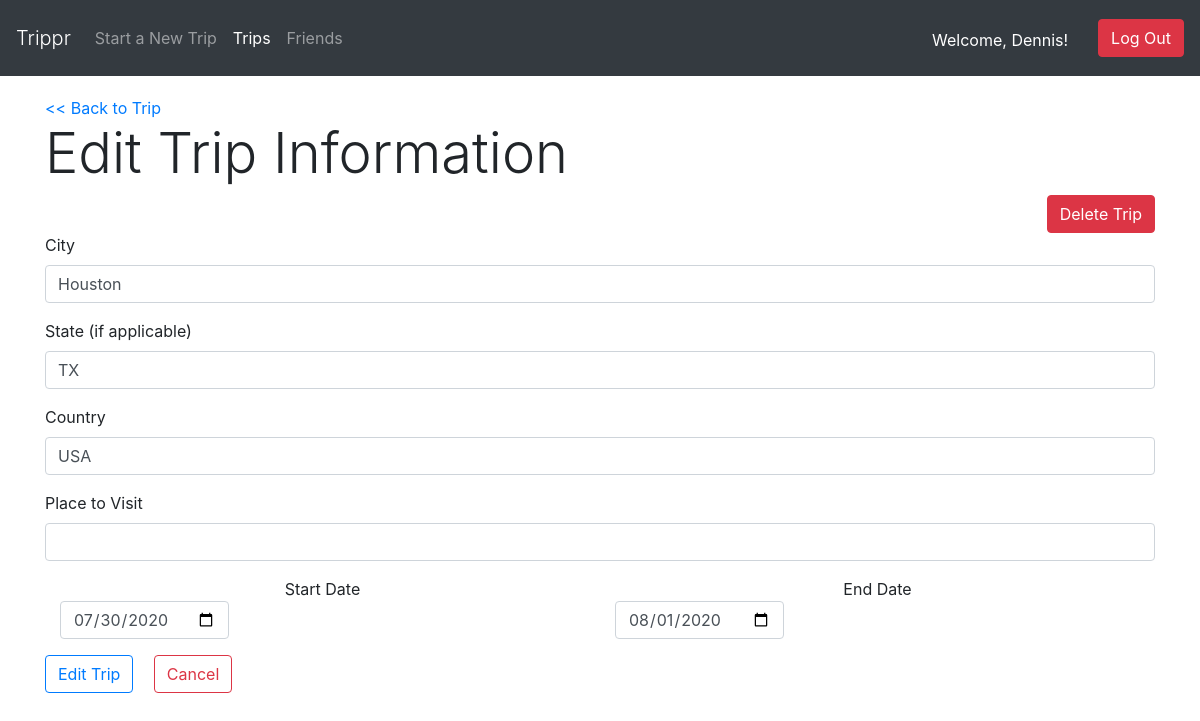
The page /dashboard/trips/edit/2 (signed in) on the database its author committed.
### login_register_app/models.py (models this page shows)
class User(models.Model):
    first_name = models.CharField(max_length=255)
    last_name = models.CharField(max_length=255)
    birthday = models.DateField()
    email = models.CharField(max_length=255)
    password = models.CharField(max_length=255)
    friends = models.ManyToManyField('self')
    prof_pic = models.ImageField(upload_to='profile_image', blank=True, null=True)
    created_at = models.DateTimeField(auto_now_add=True)
    updated_at = models.DateTimeField(auto_now=True)
    objects = UserManager()

### trip_app/models.py (models this page shows)
class Trip(models.Model):
    city = models.CharField(max_length=255)
    country = models.CharField(max_length=255)
    state = models.CharField(max_length=255,blank=True)
    place = models.CharField(max_length=255,blank=True)
    start_date = models.DateField()
    end_date = models.DateField()
    created_by = models.ForeignKey(User, related_name="trips_created", on_delete=models.CASCADE)
    users_joined = models.ManyToManyField(User, related_name="trips_joined")
    created_at = models.DateTimeField(auto_now_add=True)
    updated_at = models.DateTimeField(auto_now=True)
    objects = TripManager()

### trip_app/views.py (the view)
# urls.py: path('trips/edit/<int:trip_id>', views.edit_dashboard),
def edit_dashboard(request, trip_id):
    context = {
        "curr_trip": Trip.objects.get(id=trip_id),
        "curr_user": User.objects.get(id=request.session['user_id'])
    }
    return render(request, 'edit_trip.html', context)

### trip_app/templates/edit_trip.html (shortened to what this page needs)
<!DOCTYPE html>
<html lang="en">
<head>
    <link rel="stylesheet" href="https://stackpath.bootstrapcdn.com/bootstrap/4.5.0/css/bootstrap.min.css">
    {% load static %}
    <link rel="stylesheet" type="text/css" href="{% static 'css/style.css' %}">
</head>
<body>
    <nav class="navbar navbar-dark bg-dark navbar-expand-lg">
        <a class="navbar-brand display-4" href="/dashboard">Trippr</a>
        <div class="collapse navbar-collapse" id="navbarSupportedContent">
            <ul class="navbar-nav mr-auto">
                <li class="nav-item">
                    <a class="nav-link" href="/dashboard/trips/new" tabindex="-1" aria-disabled="true">Start a New Trip</a>
                </li>
                <li class="nav-item">
                    <a class="nav-link active" href="/dashboard/trips" tabindex="-1" aria-disabled="true">Trips</a>
                </li>
                <li class="nav-item">
                    <a class="nav-link" href="/dashboard/friends" tabindex="-1" aria-disabled="true">Friends</a>
                </li>
            </ul>
        </div>
        <p class="greet">Welcome, {{ curr_user.first_name|title }}!</p>
        <form class="form-inline my-2 my-lg-0" method="POST" action="/logout">
            <button class="btn btn-danger my-2 my-sm-0" type="submit">Log Out</button>
        </form>
    </nav>
    <div class="container">
        <a href="/dashboard/trips/{{ curr_trip.id }}"><< Back to Trip</a>
        <div class="row">
            <div class="col-12">
                <h4 class="display-4">Edit Trip Information</h4>
                <form action="/dashboard/trips/{{ curr_trip.id }}/remove" method="POST">
                    <button type="submit" class="btn btn-danger float-right delete">Delete Trip</button>
                </form>
            </div>
        </div>
        <div class="row justify-content-center">
            <div class="col-12">
                <form action="/dashboard/trips/edit/{{ curr_trip.id }}/process" method="POST">
                    <div class="form-group">
                        <label for="city">City</label>
                        <input type="text" class="form-control" name="city" id="city" value="{{ curr_trip.city }}">
                    </div>
                    <div class="form-group">
                        <label for="state">State (if applicable)</label>
                        <input type="text" class="form-control" name="state" id="state" value="{{ curr_trip.state }}">
                    </div>
                    <div class="form-group">
                        <label for="country">Country</label>
                        <input type="text" class="form-control" name="country" id="country" value="{{ curr_trip.country }}">
                    </div>
                    <div class="form-group">
                        <label for="place">Place to Visit</label>
                        <input type="text" class="form-control" name="place" id="place" value="{{ curr_trip.place }}">
                    </div>
                    <div class="form-group form-inline">
                        <div class="col-6">
                            <label for="start_date" class="date">Start Date</label>
                            <input type="date" class="form-control" name="start_date" id="start_date" value="{{ curr_trip.start_date|date:'Y-m-d'}}">
                        </div>
                        <div class="col-6">
                            <label for="end_date" class="date">End Date</label>
                            <input type="date" class="form-control" name="end_date" id="end_date" value="{{ curr_trip.end_date|date:'Y-m-d'}}">
                        </div>
                    </div>
                    <button type="submit" class="btn btn-outline-primary">Edit Trip</button>
                    <button type="submit" name="cancel_trip" class="btn btn-outline-danger mx-3">Cancel</button>
                </form>
            </div>
        </div>
    </div>
</body>
</html>

### trip_app/static/css/style.css (style rules this page uses)
.container { margin-top: 20px; }
p.greet { color: white; margin-top: 20px; margin-right: 30px; }

### rows shown on the page
User: first_name "Dennis"
Trip: city "Houston", state "TX", country "USA", start_date "07/30/2020", end_date "08/01/2020"
